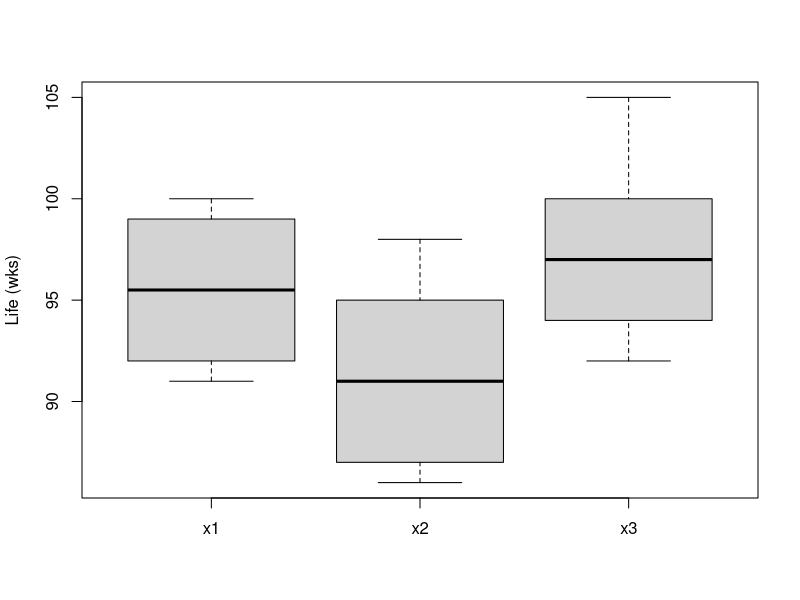
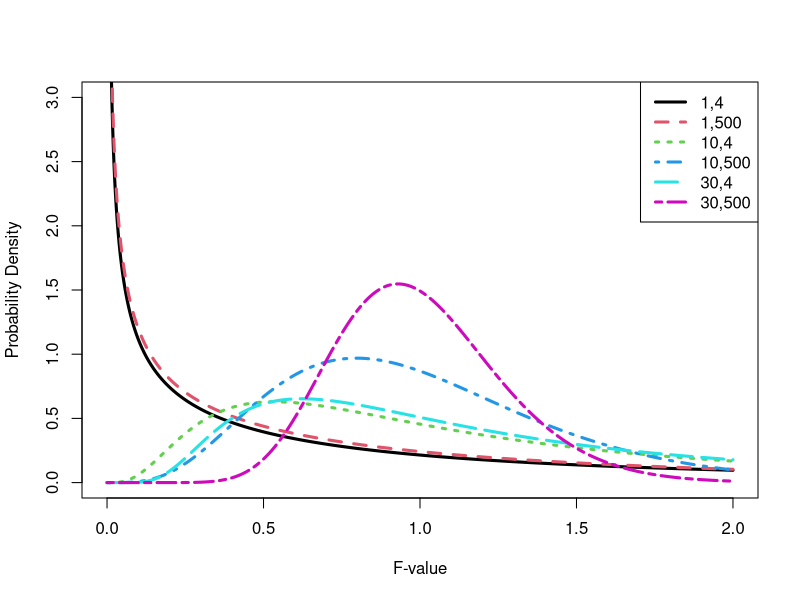
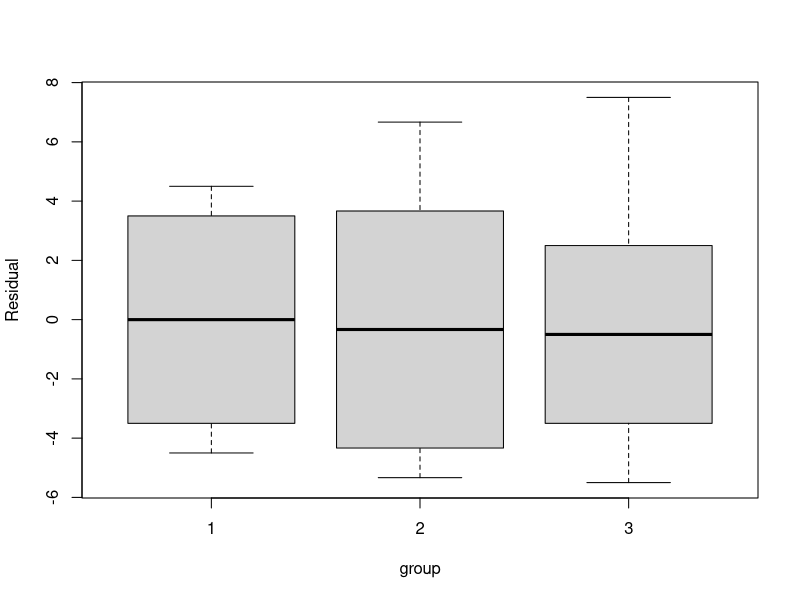
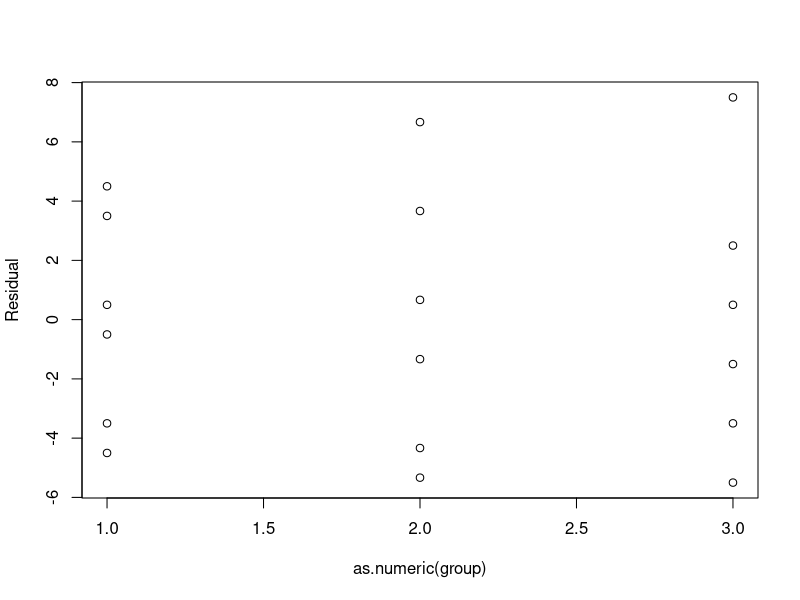
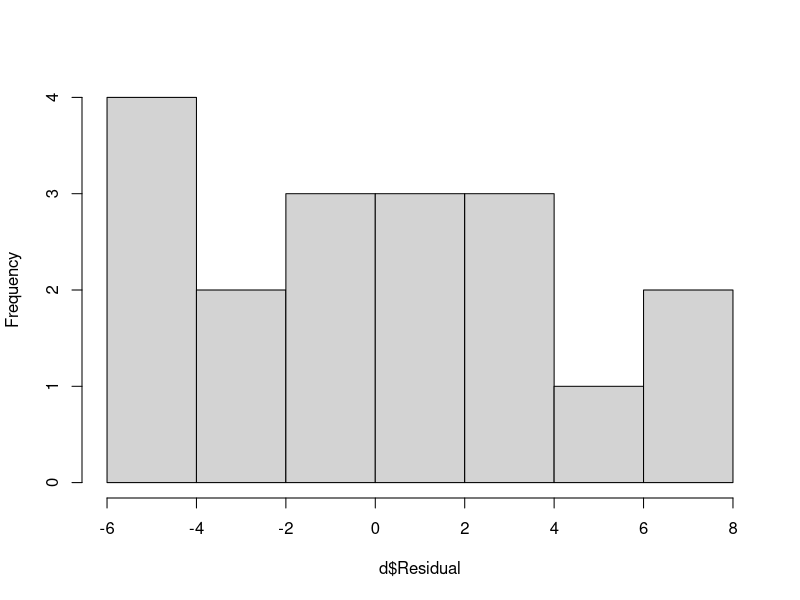
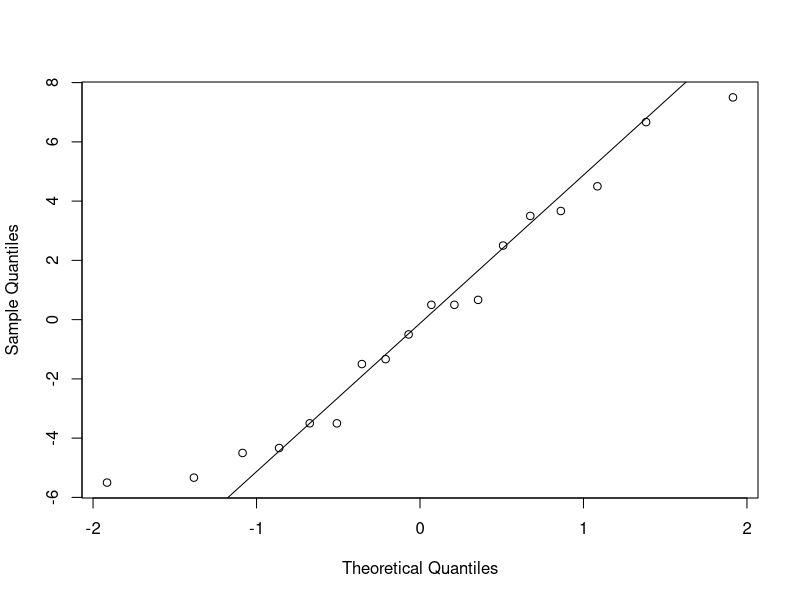
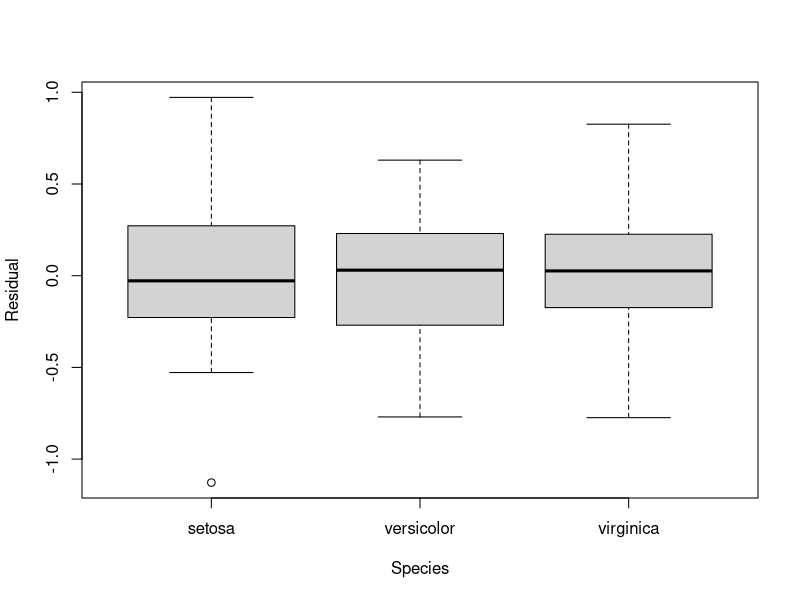
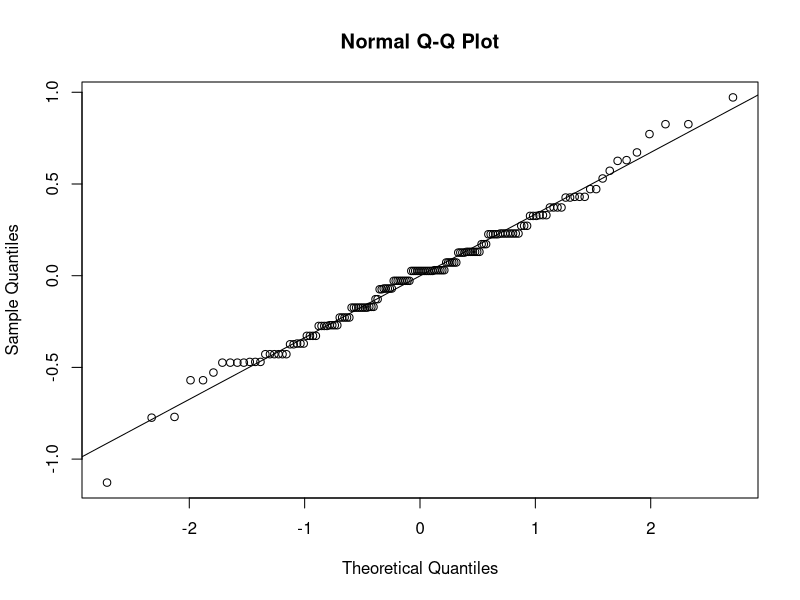

Write the R code that produced these figures, in order.
## ---- chunk 1
options(width=64)
t.test(iris$Sepal.Width[iris$Species=="setosa"],
       iris$Sepal.Width[iris$Species=="versicolor"],var.equal=T)
## ---- chunk 2
m=with(iris,tapply(Sepal.Width,Species,mean))
s=with(iris,tapply(Sepal.Width,Species,sd))
n=with(iris,tapply(Sepal.Width,Species,length))
z=(m[1]-m[2])/sqrt(s[1]^2/n[1]+s[2]^2/n[2])
z
2*(1-pt(z,df=n[1]+n[2]-2))
## ---- chunk 3
setosa.vs.versicolor=t.test(iris$Sepal.Width[iris$Species=="setosa"],
       iris$Sepal.Width[iris$Species=="versicolor"],var.equal=T)
setosa.vs.versicolor$p.value
setosa.vs.virginica=t.test(iris$Sepal.Width[iris$Species=="setosa"],
       iris$Sepal.Width[iris$Species=="virginica"],var.equal=T)
setosa.vs.virginica$p.value
versicolor.vs.virginica=t.test(iris$Sepal.Width[iris$Species=="versicolor"],
       iris$Sepal.Width[iris$Species=="virginica"],var.equal=T)
versicolor.vs.virginica$p.value
## ---- chunk 4
x1=c(100,96,92,99,91,95)
x2=c(86,90,95,87,92,98)
x3=c(105,94,96,98,100,92)
boxplot(cbind(x1,x2,x3),ylab="Life (wks)")
## ---- chunk 5
p12=t.test(x1,x2,var.equal=T)$p.value
p13=t.test(x1,x3,var.equal=T)$p.value
p23=t.test(x2,x3,var.equal=T)$p.value
data.frame(p12,p13,p23)
## ---- chunk 6
set.seed(5)
n=5
m=90
sigma=2
reps=2000
pvalues=data.frame(p12=rep(NA,reps),p13=rep(NA,reps),p23=rep(NA,reps))
for(i in 1:reps){
  x1=rnorm(n,m,sigma)
  x2=rnorm(n,m,sigma)
  x3=rnorm(n,m,sigma)
  pvalues$p12[i]=t.test(x1,x2,var.equal=T)$p.value
  pvalues$p13[i]=t.test(x1,x3,var.equal=T)$p.value
  pvalues$p23[i]=t.test(x2,x3,var.equal=T)$p.value
}
reject = data.frame(pvalues < 0.05, any.rejection=apply(pvalues<0.05, 1, any))
apply(reject,2,mean)
## ---- chunk 7
reject.Bonf=data.frame(pvalues < 0.05/3, any.rejection=apply(pvalues<0.05/3, 1, any))
apply(reject.Bonf,2,mean)
## ---- chunk 8
x1=c(100,96,92,99,91,95)
x2=c(86,90,95,87,92,98)
x3=c(105,94,96,98,100,92)
n1=length(x1)
n2=length(x2)
n3=length(x3)
xbar1=mean(x1)
xbar2=mean(x2)
xbar3=mean(x3)
xbar=mean(c(x1,x2,x3))
ss.total = sum((x1-xbar)^2) + sum((x2-xbar)^2) + sum((x3-xbar)^2)
ss.within = sum((x1-xbar1)^2) + sum((x2-xbar2)^2) + sum((x3-xbar3)^2)
ss.between = n1*(xbar1-xbar)^2+n2*(xbar2-xbar)^2+n3*(xbar3-xbar)^2
data.frame(ss.between,ss.within,ss.total)
## ---- chunk 9
d=data.frame(x=c(x1,x2,x3),group=factor(c(rep(1,n1),rep(2,n2),rep(3,n3))))
summary(aov(x ~ group, data=d))
## ---- chunk 10
x=(0:1000)/500
plot(x,df(x,1,4),type="l",ylim=c(0,3),lwd=3,col=1,xlab="F-value",ylab="Probability Density")
lines(x,df(x,1,500),lty=2,lwd=3,col=2)
lines(x,df(x,10,4),lty=3,lwd=3,col=3)
lines(x,df(x,10,500),lty=4,lwd=3,col=4)
lines(x,df(x,30,4),lty=5,lwd=3,col=5)
lines(x,df(x,30,500),lty=6,lwd=3,col=6)
legend("topright",c("1,4","1,500","10,4","10,500","30,4","30,500"),lty=1:6,col=1:6,lwd=3)
## ---- chunk 11
with(iris,tapply(Sepal.Width,Species,mean))
with(iris,tapply(Sepal.Width,Species,sd))
summary(aov(Sepal.Width ~ Species, data=iris))
## ---- chunk 12
v=with(iris,tapply(Sepal.Width,Species,var))
v
mean(v)
## ---- chunk 13
summary(aov(x ~ group, data=subset(d,!(group==3))))
t.test(d$x[d$group==1],d$x[d$group==2],var.equal=T)
## ---- chunk 14
options(width=64)
d=data.frame(x=c(x1,x2,x3),group=factor(c(rep(1,n1),rep(2,n2),rep(3,n3))))
# The following creates a vector containing the respective group mean
# for each observation.
m=tapply(d$x,d$group,mean)[tapply(d$x,d$group)]
e=d$x-m
summary(e)
## ---- chunk 15
out=aov(x ~ group, data=d)
summary(out$residuals)
## ---- chunk 16
d$Residual = d$x - m
boxplot(Residual ~ group, data=d)
## ---- chunk 17
plot(Residual ~ as.numeric(group), data=d)
## ---- chunk 18
hist(d$Residual,main="")
## ---- chunk 19
qqnorm(d$Residual,main="")
qqline(d$Residual)
## ---- chunk 20
b=iris
b$Residual = aov(Sepal.Width ~ Species, data=b)$residuals
plot(Residual ~ Species, data =b)
## ---- chunk 21
qqnorm(b$Residual)
qqline(b$Residual)
## ---- chunk 22
npk$combination =paste(npk$N,npk$P,npk$K,sep="")
table(npk$combination)
## ---- chunk 23
par(mfrow=c(1,3),mar=c(5,4,4,1))
plot(yield ~ N, data=npk)
plot(yield ~ P, data=npk)
plot(yield ~ K, data=npk)
## ---- chunk 24
summary(aov(yield ~ N+P+K,data=npk))
## ---- chunk 25
x1=c(130,150,160,125,170)
x2=c(140,150,170,130,165)
t.test(x1,x2,paired=T)
## ---- chunk 26
d=x1-x2
n=length(d)
m=mean(d)
s=sd(d)
se=s/sqrt(n)
z=m/se
p=2*(1-pt(abs(z),df=n-1))
t.05=qt(0.975,df=n-1)
data.frame(mean.diff=m,sd.diff=s,df=n-1,z,p,lower=m-t.05*se,upper=m+t.05*se)
## ---- chunk 27
table(npk$block,npk$combination)
## ---- chunk 28
summary(aov(yield ~ factor(block)+N+P+K,data=npk))
## ---- chunk 29
boxplot(yield ~ block,data=npk)
## ---- chunk 30
npk$resid = lm(yield ~ N+P+K,data=npk)$residuals
boxplot(resid ~ block,data=npk)
